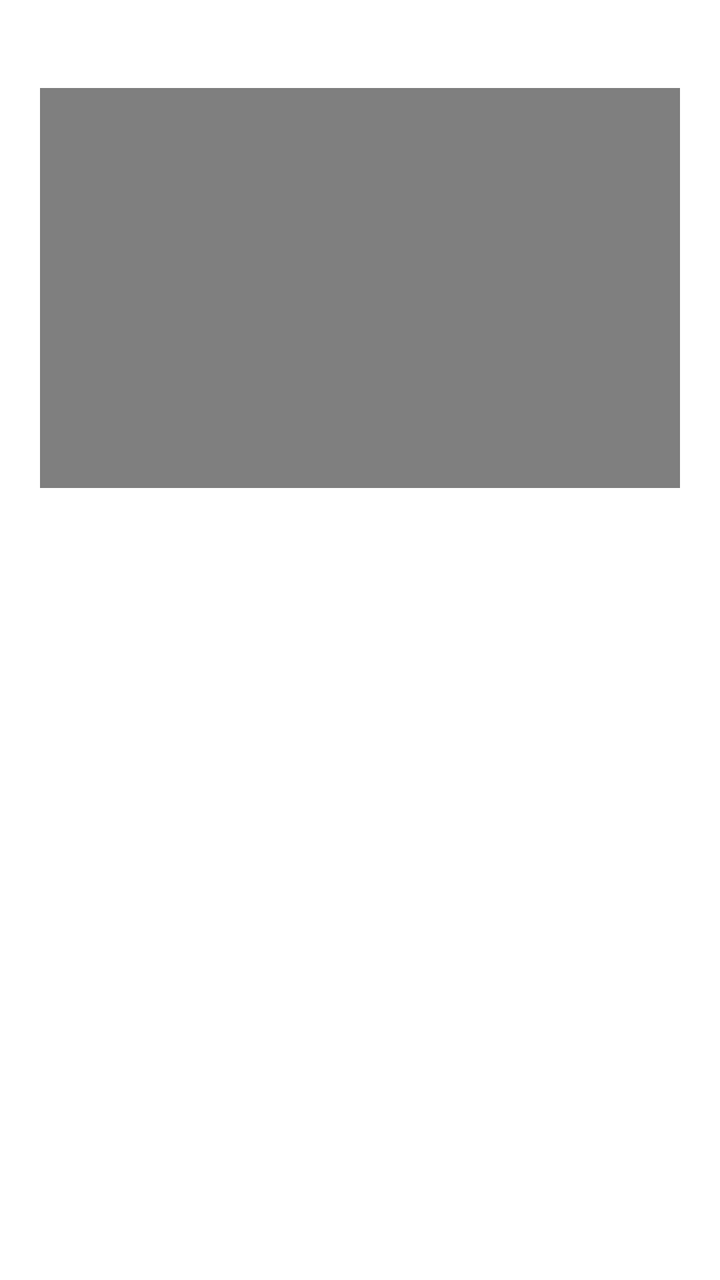
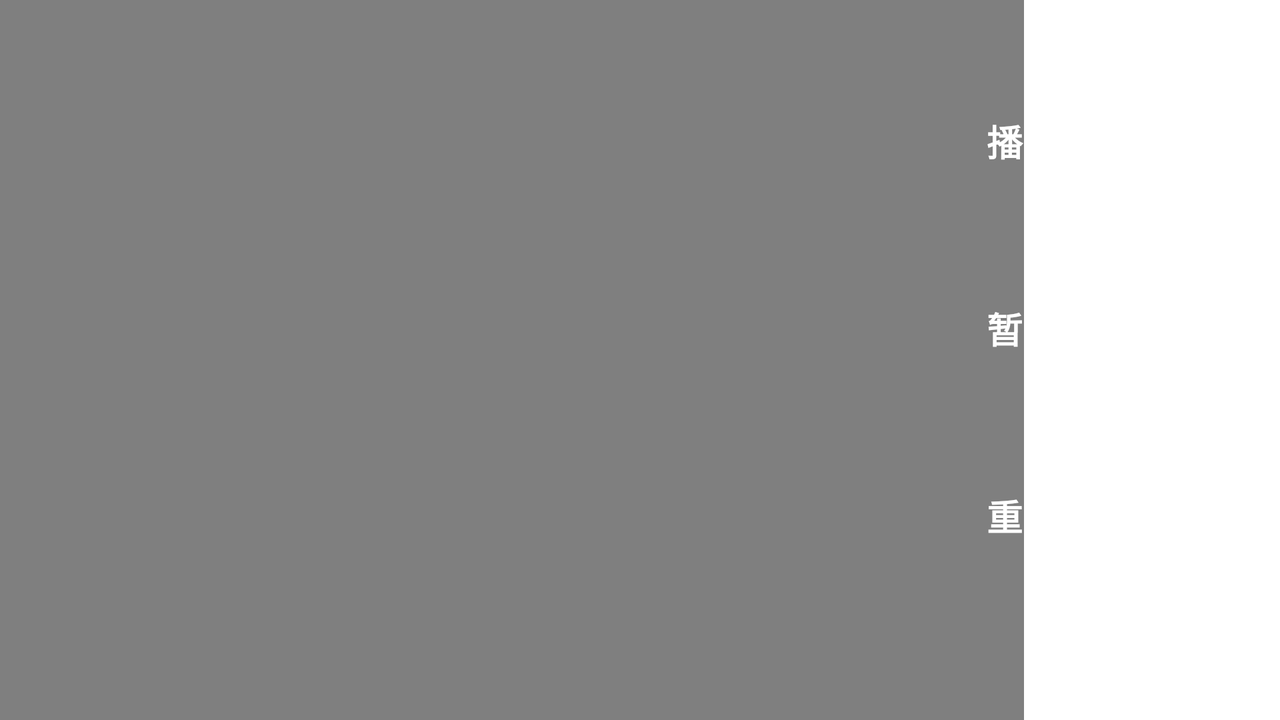

One screen, two layout resources from the same app: the default and the repository's alternative for another configuration. Each is rendered where Android would select it; the XML of both is given below.
<!-- AndroidManifest.xml: application theme Theme.FifthWork -->
<!-- res/layout/activity_vedio.xml -->
<?xml version="1.0" encoding="utf-8"?>
<androidx.constraintlayout.widget.ConstraintLayout xmlns:android="http://schemas.android.com/apk/res/android"
    xmlns:app="http://schemas.android.com/apk/res-auto"
    xmlns:tools="http://schemas.android.com/tools"
    android:layout_width="match_parent"
    android:layout_height="match_parent">


    <androidx.constraintlayout.widget.Guideline
        android:id="@+id/guideline2"
        android:layout_width="wrap_content"
        android:layout_height="wrap_content"
        android:orientation="horizontal"
        app:layout_constraintGuide_percent="0.4" />

    <androidx.constraintlayout.widget.Guideline
        android:id="@+id/guideline8"
        android:layout_width="wrap_content"
        android:layout_height="wrap_content"
        android:orientation="horizontal"
        app:layout_constraintGuide_percent="0.55" />

    <androidx.constraintlayout.widget.Guideline
        android:id="@+id/guideline10"
        android:layout_width="wrap_content"
        android:layout_height="wrap_content"
        android:orientation="horizontal"
        app:layout_constraintGuide_percent="0.7" />

    <androidx.constraintlayout.widget.Guideline
        android:id="@+id/guideline11"
        android:layout_width="wrap_content"
        android:layout_height="wrap_content"
        android:orientation="horizontal"
        app:layout_constraintGuide_percent="0.85" />

    <RelativeLayout
        android:layout_width="match_parent"
        android:layout_height="200dp"
        android:layout_marginStart="20dp"
        android:layout_marginEnd="20dp"
        app:layout_constraintBottom_toBottomOf="parent"
        app:layout_constraintEnd_toEndOf="parent"
        app:layout_constraintHorizontal_bias="0.0"
        app:layout_constraintStart_toStartOf="parent"
        app:layout_constraintTop_toTopOf="parent"
        app:layout_constraintVertical_bias="0.1">

        <VideoView
            android:id="@+id/video_view"
            android:layout_width="match_parent"
            android:layout_height="250dp" />

    </RelativeLayout>



    <Button
        android:id="@+id/start_button"
        android:layout_width="match_parent"
        android:layout_height="60dp"
        android:text="播放"
        android:textSize="18sp"
        android:textStyle="bold"
        android:background="@drawable/button_background"
        android:layout_marginStart="40dp"
        android:layout_marginEnd="40dp"
        app:layout_constraintBottom_toTopOf="@+id/guideline8"
        app:layout_constraintEnd_toEndOf="parent"
        app:layout_constraintStart_toStartOf="parent"
        app:layout_constraintTop_toTopOf="@+id/guideline2" />

    <Button
        android:id="@+id/pause_button"
        android:layout_width="match_parent"
        android:layout_height="60dp"
        android:text="暂停"
        android:textSize="18sp"
        android:textStyle="bold"
        android:layout_marginStart="40dp"
        android:layout_marginEnd="40dp"
        android:background="@drawable/button_background"
        app:layout_constraintBottom_toTopOf="@+id/guideline10"
        app:layout_constraintEnd_toEndOf="parent"
        app:layout_constraintStart_toStartOf="parent"
        app:layout_constraintTop_toTopOf="@+id/guideline8" />

    <Button
        android:id="@+id/restart_button"
        android:layout_width="match_parent"
        android:layout_height="60dp"
        android:text="重播"
        android:textSize="18sp"
        android:textStyle="bold"
        android:layout_marginStart="40dp"
        android:layout_marginEnd="40dp"
        android:background="@drawable/button_background"
        app:layout_constraintBottom_toTopOf="@+id/guideline11"
        app:layout_constraintEnd_toEndOf="parent"
        app:layout_constraintStart_toStartOf="parent"
        app:layout_constraintTop_toTopOf="@+id/guideline10" />


</androidx.constraintlayout.widget.ConstraintLayout>
<!-- resources referenced by this layout -->
<resources>
  <style name="Theme.FifthWork" parent="Theme.MaterialComponents.DayNight.NoActionBar">
          
          <item name="colorPrimary">@color/pink</item>
          <item name="colorPrimaryVariant">@color/green</item>
          <item name="colorOnPrimary">@color/white</item>
          
          <item name="colorSecondary">@color/pink</item>
          <item name="colorSecondaryVariant">@color/teal_700</item>
          <item name="colorOnSecondary">@color/black</item>
          
          <item name="android:statusBarColor" tools:targetApi="l">?attr/colorPrimaryVariant</item>
          
      </style>
  <color name="pink">#F8A6AC</color>
  <color name="green">#D4EE9F</color>
  <color name="white">#FFFFFFFF</color>
  <color name="teal_700">#FF018786</color>
  <color name="black">#FF000000</color>
</resources>
<!-- res/layout-land/activity_vedio.xml (the repository's variant of the layout above) -->
<!-- drawn on the phone turned sideways -->
<?xml version="1.0" encoding="utf-8"?>
<androidx.constraintlayout.widget.ConstraintLayout xmlns:android="http://schemas.android.com/apk/res/android"
    xmlns:app="http://schemas.android.com/apk/res-auto"
    android:layout_width="match_parent"
    android:layout_height="match_parent">

    <VideoView
        android:id="@+id/video_view"
        android:layout_width="wrap_content"
        android:layout_height="wrap_content"
        app:layout_constraintBottom_toBottomOf="parent"
        app:layout_constraintEnd_toStartOf="@+id/guideline9"
        app:layout_constraintHorizontal_bias="0.5"
        app:layout_constraintStart_toStartOf="parent"
        app:layout_constraintTop_toTopOf="parent"
        app:layout_constraintVertical_bias="0.35"/>

    <Button
        android:id="@+id/start_button"
        android:layout_width="200dp"
        android:layout_height="wrap_content"
        android:text="播放"
        android:textSize="18sp"
        android:textStyle="bold"
        android:background="@drawable/button_background"
        app:layout_constraintBottom_toBottomOf="parent"
        app:layout_constraintEnd_toEndOf="parent"
        app:layout_constraintHorizontal_bias="0.5"
        app:layout_constraintStart_toStartOf="@+id/guideline9"
        app:layout_constraintTop_toTopOf="parent"
        app:layout_constraintVertical_bias="0.15" />

    <Button
        android:id="@+id/pause_button"
        android:layout_width="200dp"
        android:layout_height="wrap_content"
        android:background="@drawable/button_background"
        android:text="暂停"
        android:textSize="18sp"
        android:textStyle="bold"
        app:layout_constraintBottom_toBottomOf="parent"
        app:layout_constraintEnd_toEndOf="parent"
        app:layout_constraintHorizontal_bias="0.5"
        app:layout_constraintStart_toStartOf="@+id/guideline9"
        app:layout_constraintTop_toTopOf="parent"
        app:layout_constraintVertical_bias="0.45" />

    <Button
        android:id="@+id/restart_button"
        android:layout_width="200dp"
        android:layout_height="wrap_content"
        android:background="@drawable/button_background"
        android:text="重播"
        android:textSize="18sp"
        android:textStyle="bold"
        app:layout_constraintBottom_toBottomOf="parent"
        app:layout_constraintEnd_toEndOf="parent"
        app:layout_constraintHorizontal_bias="0.5"
        app:layout_constraintStart_toStartOf="@+id/guideline9"
        app:layout_constraintTop_toTopOf="parent"
        app:layout_constraintVertical_bias="0.75" />

    <androidx.constraintlayout.widget.Guideline
        android:id="@+id/guideline9"
        android:layout_width="wrap_content"
        android:layout_height="wrap_content"
        android:orientation="vertical"
        app:layout_constraintGuide_percent="0.6" />

</androidx.constraintlayout.widget.ConstraintLayout>
